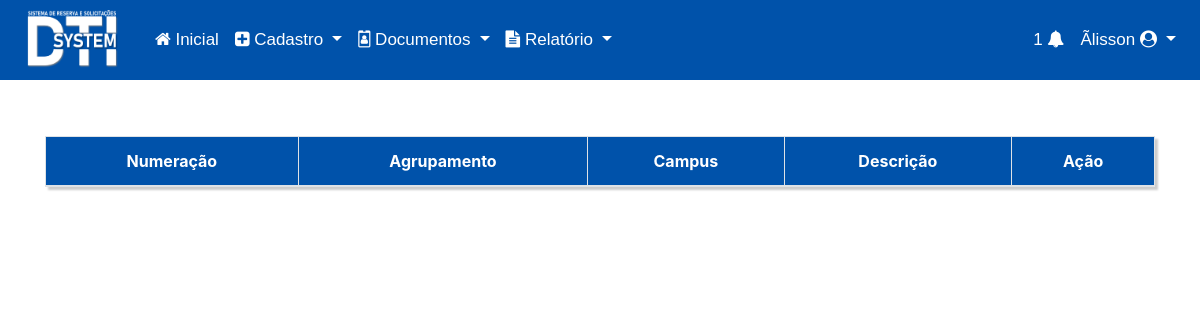
The app's page /view/views/listarEquipamento.php (signed in), older data.
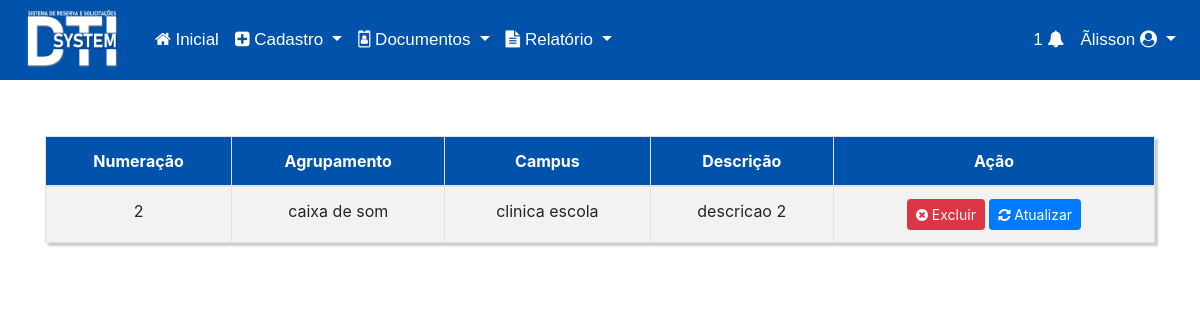
The same page, newer data.
### tables this page shows
CREATE TABLE `equipamento` (
  `id` int(11) NOT NULL,
  `numeracao` varchar(100) NOT NULL,
  `agrupamento` int(11) NOT NULL,
  `campus` int(11) NOT NULL,
  `descricao` varchar(300) NOT NULL
);

CREATE TABLE `agrupamento` (
  `id` int(11) NOT NULL,
  `nome` varchar(200) NOT NULL
);

CREATE TABLE `campus` (
  `id` int(11) NOT NULL,
  `nome` varchar(200) NOT NULL,
  `cnpj` varchar(200) NOT NULL,
  `endereco` varchar(200) NOT NULL,
  `bairro` varchar(200) NOT NULL
);

### controller/equipamento/Equipamento.DAO.php (called while the page is built, shortened)
<?php
    class equipamento_DAO extends equipamento_class{
        function listarEquipamento(){
            $resultado = "SELECT equipamento.*, agrupamento.`nome` AS agrupamento, campus.`nome` AS campus
            FROM equipamento
            INNER JOIN agrupamento
            INNER JOIN campus
            ON equipamento.`agrupamento` = agrupamento.`id`
            AND equipamento.`campus` = campus.`id`
            ORDER BY id ASC";
            $resultado = DB::prepare($resultado);
            $resultado->execute();
            if($resultado->rowCount()>0){
                while($dados = $resultado->fetch(PDO::FETCH_ASSOC)){
                    $result[] = array(
                        'id' => $dados['id'],
                        'numeracao' => $dados['numeracao'],
                        'agrupamento' => $dados['agrupamento'],
                        'campus' => $dados['campus'],
                        'descricao' => $dados['descricao'],
                    );
                }
                return $result;
            }
        }
    }
?>

### config/DB.php (called while the page is built, shortened)
<?php
    class DB{
        private static $instancia;
        public static function getInstancia(){
            if(!isset(self::$instancia)){
                try{
                    self::$instancia = new PDO('mysql:host='.HOST.';dbname='.BASE,USER,PASS);
                    self::$instancia->setAttribute(PDO::ATTR_ERRMODE, PDO::ERRMODE_EXCEPTION);
                    self::$instancia->setAttribute(PDO::ATTR_DEFAULT_FETCH_MODE, PDO::FETCH_OBJ);
                }catch(PDOException $erro){
                    echo $erro->getMessage();
                    echo "Erro na instancia da conexao";
                }
            }
            return self::$instancia;
        }
        public static function prepare($sql){
            return self::getInstancia()->prepare($sql);
        }
    }
?>

### view/views/listarEquipamento.php (the view, shortened to what this page needs)
<?php
include_once '../../controller/equipamento/Equipamento.DAO.php';
?>
<!DOCTYPE html>
<html lang="pt-br">
<head>
    <link rel="stylesheet" href="../../css/home.css">
    <link rel="stylesheet" href="https://stackpath.bootstrapcdn.com/bootstrap/4.3.1/css/bootstrap.min.css">
    <link rel="stylesheet" href="../../fonts/font-awesome-4.7.0/css/font-awesome.min.css">
</head>
<body>
<?php
  include 'menu.php';
?>
<?php
$reser = new equipamento_DAO;
$resultado = $reser->listarEquipamento();
?>
<div class="container">
<table class="table table-striped custab text-center table-bordered">
  <thead>
      <tr class="text-center" style="background-color: #0052aa; color: white;">
          <th>Numeração</th>
          <th>Agrupamento</th>
          <th>Campus</th>
          <th>Descrição</th>
          <th class="text-center">Ação</th>
      </tr>
  </thead>
  <?php
  foreach($resultado as $res){
  ?>
          <tr>
              <td><?php echo $res['numeracao'] ?></td>
              <td><?php echo $res['agrupamento'] ?></td>
              <td><?php echo $res['campus'] ?></td>
              <td><?php echo $res['descricao'] ?></td>
              <td>
                <a class="btn btn-danger btn-sm" href="../../controller/equipamento/Equipamento.controller.php?acao=delete&id=<?php echo $res['id'] ?>" name="acao" onClick="remover()"><i class="fa fa-times-circle" aria-hidden="true"></i> Excluir</span> </a>
                <a class="btn btn-primary btn-sm" href="editarEquipamento.php?id=<?php echo $res['id'] ?>"><i class="fa fa-refresh" aria-hidden="true"></i></i> Atualizar</span> </a>
              </td>
          </tr>
  <?php } ?>
</table>
</div>
</body>
</html>

### view/views/menu.php (shortened to what this page needs)
<nav class="navbar navbar-expand-lg navbar-dark lighten-1">
        <a class="navbar-brand" href="#">
                <div class="img-login">
                        <img class="img-login" src="../../img/logodtisysteminicial.png" style="height: 60px;">
                </div>
        </a>
        <div class="collapse navbar-collapse" id="navbarSupportedContent-555" style="background-color: #0052aa; cursor: pointer;">
          <ul class="navbar-nav mr-auto">
            <li class="nav-item active">
              <a class="nav-link" href="home.php"><i class="fa fa-home" aria-hidden="true"></i> Inicial
              </a>
            </li>
            <li class="nav-item dropdown active">
                    <a class="nav-link dropdown-toggle" id="navbarDropdownMenuLink-555" data-toggle="dropdown"
                      aria-haspopup="true" aria-expanded="false"><i class="fa fa-plus-square" aria-hidden="true"></i> Cadastro
                    </a>
            </li>
            <li class="nav-item dropdown active">
                <a class="nav-link dropdown-toggle" id="navbarDropdownMenuLink-555" data-toggle="dropdown"
                  aria-haspopup="true" aria-expanded="false"><i class="fa fa-id-badge" aria-hidden="true"></i> Documentos
                </a>
        </li>
            <li class="nav-item dropdown active">
              <a class="nav-link dropdown-toggle" id="navbarDropdownMenuLink-555" data-toggle="dropdown"
                aria-haspopup="true" aria-expanded="false"><i class="fa fa-file-text" aria-hidden="true"></i> Relatório
              </a>
            </li>
          </ul>
          <ul class="navbar-nav ml-auto nav-flex-icons">
            <li class="nav-item active">
              <a class="nav-link waves-effect waves-light" data-toggle="modal" data-target="#modalNotificacao">1
                <i class="fa fa-bell" aria-hidden="true"></i>
              </a>
            </li>
            <li class="nav-item avatar dropdown active">
              <a class="nav-link dropdown-toggle" id="navbarDropdownMenuLink-55" data-toggle="dropdown"
                aria-haspopup="true" aria-expanded="false"><?php echo $_SESSION['user_name'];?> <i class="fa fa-user-circle" aria-hidden="true"></i>
              </a>
            </li>
          </ul>
        </div>
      </nav>

### css/home.css (style rules this page uses)
html { width: 100%; height: 100%; margin: 0; padding: 0; }
.navbar { font-family: Arial, Helvetica, sans-serif; font-size: 17px; height: 80px; background-color: #0052aa; }
.custab { border: 1px solid #ccc; padding: 1px; margin: 5% 0; box-shadow: 3px 3px 2px #ccc; transition: 0.5s; }

Row changes from the older to the newer data that the page shows:
added equipamento: numeracao "2", agrupamento.nome "caixa de som", campus.nome "clinica escola", descricao "descricao 2"
